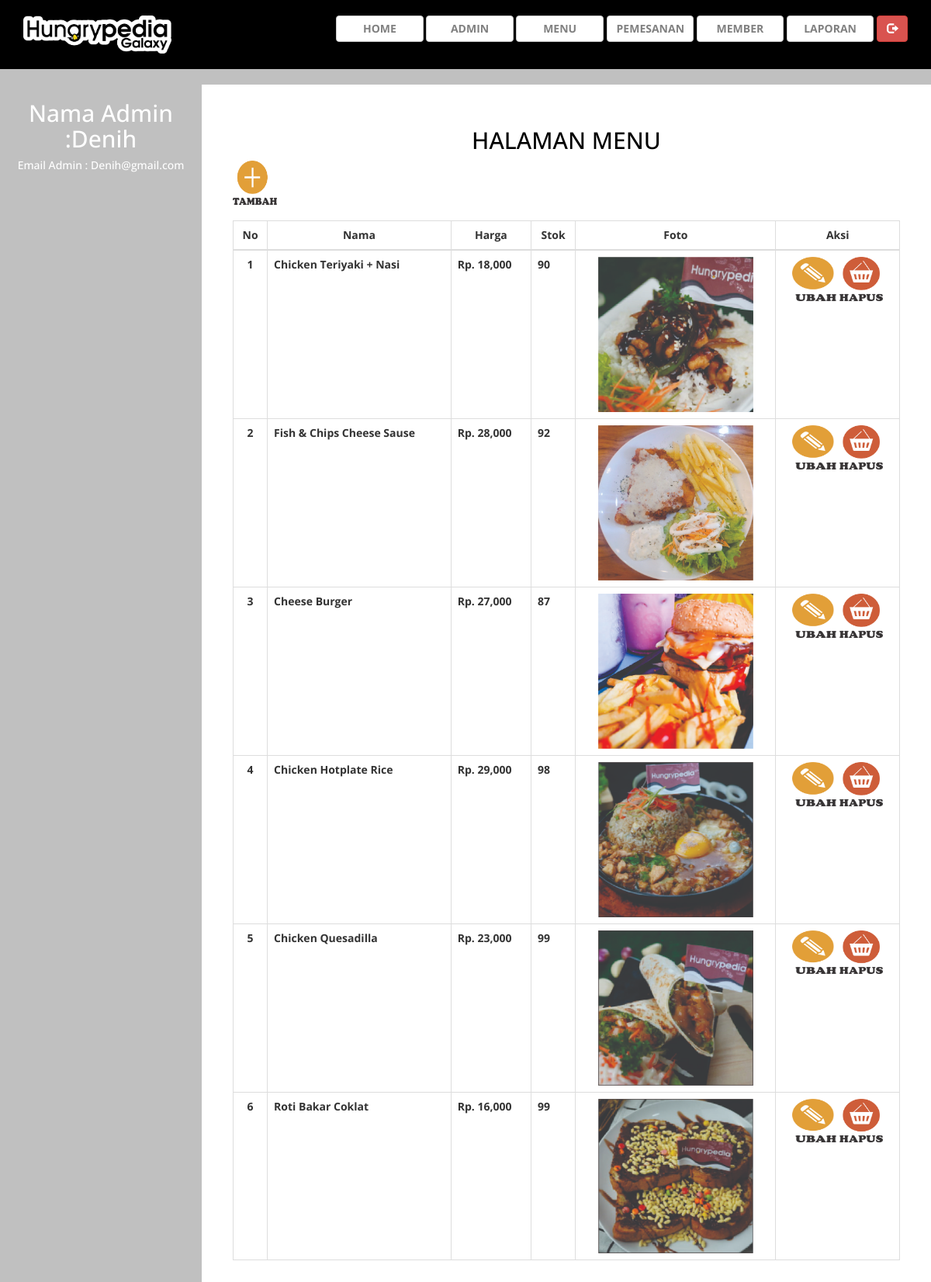
Page /admin/index.php?halaman=Menumakanan (signed in) on the committed database.
### tables this page shows
CREATE TABLE `menu` (
  `Id_Menu` varchar(11) NOT NULL,
  `Nama_Menu` varchar(100) NOT NULL,
  `Harga_Menu` int(11) NOT NULL,
  `Foto_Menu` varchar(100) NOT NULL,
  `Stok_Menu` int(5) NOT NULL,
  `Deskripsi_Menu` text NOT NULL
);

### admin/Menumakanan.php (the view, shortened to what this page needs)
<h2 style="text-align:center;color:black">HALAMAN MENU</h2>
<a href="index.php?halaman=tambahmenu"><img src="image/Tambah.png" style="height:1.5cm; width:1.5cm;"></a>
<div>
</div>
<table class="table table-bordered">
	<thead>
		<tr>
			<th style="text-align:center">No</th>
			<th style="text-align:center">Nama</th>
			<th style="text-align:center">Harga</th>
			<th style="text-align:center">Stok</th>
			<th style="text-align:center">Foto</th>
			<th style="text-align:center">Aksi</th>
		</tr>
	</thead>
	<tbody>
		<?php $nomor=1; ?>
		<?php $ambil=$koneksi->query("SELECT * FROM Menu"); ?>
		<?php while($pecah = $ambil->fetch_assoc()){ ?>
		<tr>
			<td style="text-align:center"><?php echo $nomor; ?></td>
			<td><?php echo $pecah["Nama_Menu"]; ?></td>
			<td>Rp. <?php echo number_format($pecah["Harga_Menu"]); ?></td>
			<td><?php echo $pecah["Stok_Menu"]; ?></td>
			<td style="text-align:center">
				<img src="../Foto_Menu/<?php echo $pecah["Foto_Menu"]; ?>" width="200">
			</td>
			<td style="text-align:center">
				<a href="index.php?halaman=ubahmenu&id=<?php echo $pecah['Id_Menu']; ?>"><img src="image/Ubah.png" style="height:1.5cm; width:1.5cm;"></a>
				<a href="index.php?halaman=hapusmenu&id=<?php echo $pecah['Id_Menu']; ?>" onclick="return confirm('Anda yakin mau menghapus Menu ini ?')"><img src="image/Hapus.png" style="height:1.5cm; width:1.5cm;"></a>
			</td>
		</tr>
		<?php $nomor++; ?>
		<?php } ?>
	</tbody>
</table>

### admin/assets/css/custom.css (style rules this page uses)
body { font-family: 'Open Sans', sans-serif; }
h2 { color: #f00; }

### rows in the picture
menu: Nama_Menu "Chicken Teriyaki + Nasi", Harga_Menu "18,000", Stok_Menu "90", Foto_Menu (picture)
menu: Nama_Menu "Fish & Chips Cheese Sause", Harga_Menu "28,000", Stok_Menu "92", Foto_Menu (picture)
menu: Nama_Menu "Cheese Burger", Harga_Menu "27,000", Stok_Menu "87", Foto_Menu (picture)
menu: Nama_Menu "Chicken Hotplate Rice", Harga_Menu "29,000", Stok_Menu "98", Foto_Menu (picture)
menu: Nama_Menu "Chicken Quesadilla", Harga_Menu "23,000", Stok_Menu "99", Foto_Menu (picture)
menu: Nama_Menu "Roti Bakar Coklat", Harga_Menu "16,000", Stok_Menu "99", Foto_Menu (picture)

### other values in the picture
$_SESSION["admin"]["Nama_Admin"] "Denih"
$_SESSION["admin"]["Email_Admin"] "Denih@gmail.com"
